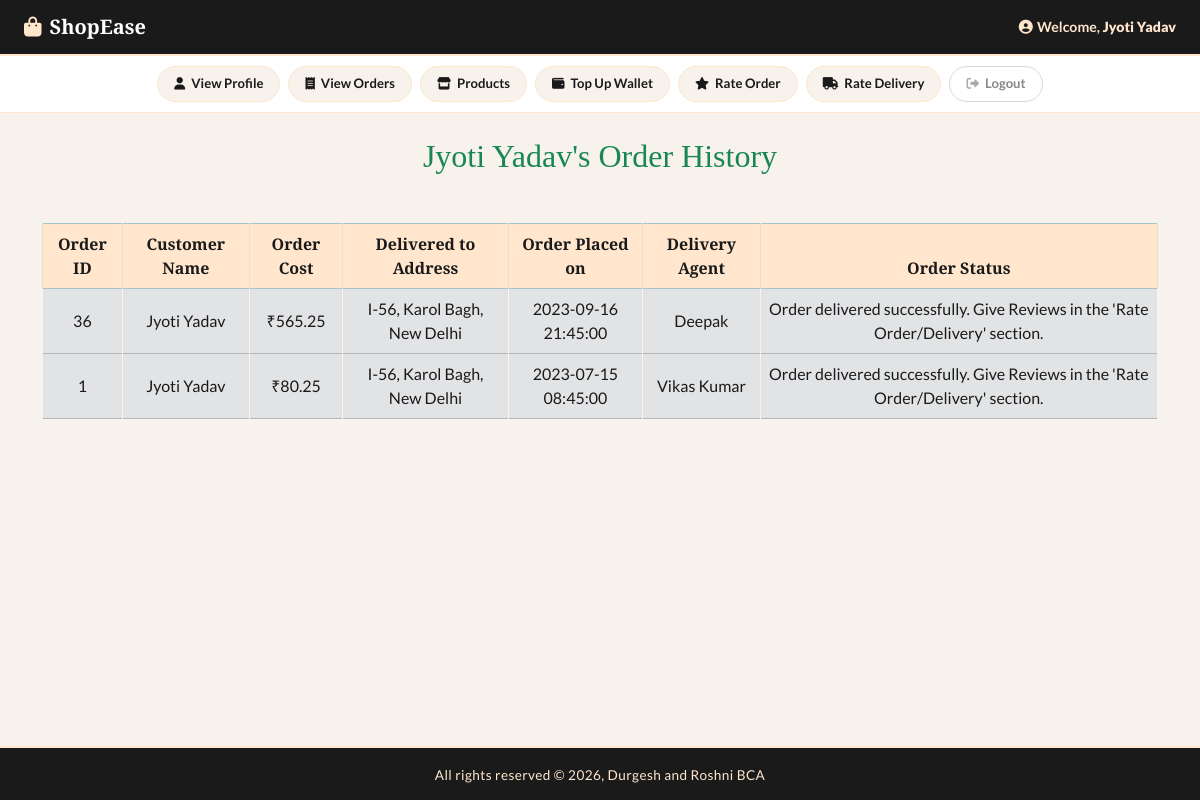
The app's page /customer_mode/profile_page.php?customer_id=1&view_orders with its own data.
### tables this page shows
CREATE TABLE IF NOT EXISTS customer (
        customerID INT AUTO_INCREMENT PRIMARY KEY, 
    first_name VARCHAR(50) NOT NULL,  
    last_name VARCHAR(50),
    address_street VARCHAR(100) NOT NULL,  
        address_city VARCHAR(50) NOT NULL,
        address_state VARCHAR(50) NOT NULL,
    pincode INT NOT NULL,
    phone_no BIGINT UNIQUE NOT NULL,  
    email VARCHAR(100) UNIQUE NOT NULL,
    password VARCHAR(50) NOT NULL,
    dob DATE NOT NULL,
    age INT DEFAULT 0,  
    gender VARCHAR(10)
);

CREATE TABLE IF NOT EXISTS `order` (
        orderID INT AUTO_INCREMENT PRIMARY KEY,
    status VARCHAR(20) NOT NULL DEFAULT "Confirmed",  
    total_price DECIMAL(10, 2) NOT NULL,
    time TIMESTAMP NOT NULL DEFAULT CURRENT_TIMESTAMP,
    location VARCHAR(255) NOT NULL,
    agentPayment INT NOT NULL DEFAULT 50,
    customerID INT NOT NULL,
    agentID INT NOT NULL,
    FOREIGN KEY (customerID) REFERENCES customer(customerID),  
    FOREIGN KEY (agentID) REFERENCES deliveryAgent(agentID)  
);

CREATE TABLE IF NOT EXISTS deliveryAgent (
        agentID INT AUTO_INCREMENT PRIMARY KEY,
    first_name VARCHAR(50) NOT NULL,
    last_name VARCHAR(50),
    availabilityStatus VARCHAR(20) NOT NULL DEFAULT "Offline",  
    phone_no BIGINT UNIQUE NOT NULL,  
    email VARCHAR(100) UNIQUE NOT NULL,
    password VARCHAR(50) NOT NULL,
    dob DATE NOT NULL,
    age INT DEFAULT 0  
);

### customer_mode/view_orders.php (the view, shortened to what this page needs)
<?php
$fetch_orders = "SELECT * FROM `order` WHERE customerID = $cust_id ORDER BY orderID DESC;";
$result_fetch = mysqli_query($con, $fetch_orders);
$num_of_rows = mysqli_num_rows($result_fetch);
if ($num_of_rows == 0) {
    echo "<h2 class='text-center text-danger'> You have not placed any order till now! </h2>";
} else {
    ?>
    <h2 class="text-center text-success">
        <?php echo "$cust_name's Order History"; ?>
    </h2>
    <table class="table table-bordered mt-5">
        <thead class="table-info text-center text-white">
            <tr>
                <th>Order ID</th>
                <th>Customer Name</th>
                <th>Order Cost</th>
                <th>Delivered to Address</th>
                <th>Order Placed on</th>
                <th>Delivery Agent</th>
                <th>Order Status</th>
            </tr>
        </thead>
        <tbody class="table-secondary text-white">
            <?php
            while ($fetch_row = mysqli_fetch_assoc($result_fetch)) {
                $order_id = $fetch_row["orderID"];
                $order_location = $fetch_row["location"];
                $order_price = $fetch_row["total_price"];
                $order_time = $fetch_row["time"];
                $order_custID = $fetch_row["customerID"];
                $order_status = $fetch_row["status"];
                $order_agentID = $fetch_row["agentID"];
                if ($order_status == "Confirmed") {
                    $current_status = "Order placed successfully. Your order is being packed!";
                } else if ($order_status == "Packed and Shipped") {
                    $current_status = "Order has been shipped. Agent is on the way to delivery your order.";
                } else if ($order_status == "Delivered") {
                    $current_status = "Order delivered successfully. Give Reviews in the 'Rate Order/Delivery' section.";
                }
                ?>
                <tr class='text-center align-middle'>
                    <td>
                        <?php echo $order_id; ?>
                    </td>
                    <td>
                        <?php
                        $get_cust = "SELECT * FROM customer WHERE customerID = $order_custID;";
                        $result_get = mysqli_query($con, $get_cust);
                        $row_cust = mysqli_fetch_assoc($result_get);
                        $cust_fname = $row_cust['first_name'];
                        $cust_lname = $row_cust['last_name'];
                        if ($cust_lname === null) {
                            $cust_name = $cust_fname;
                        } else {
                            $cust_name = $cust_fname . ' ' . $cust_lname;
                        }
                        echo $cust_name;
                        ?>
                    </td>
                    <td>
                        <?php echo "₹$order_price"; ?>
                    </td>
                    <td>
                        <?php echo $order_location; ?>
                    </td>
                    <td>
                        <?php echo $order_time; ?>
                    </td>
                    <td>
                        <?php
                        $get_agent = "SELECT * FROM deliveryAgent WHERE agentID = $order_agentID;";
                        $result_get = mysqli_query($con, $get_agent);
                        $row_agent = mysqli_fetch_assoc($result_get);
                        $agent_fname = $row_agent['first_name'];
                        $agent_lname = $row_agent['last_name'];
                        if ($agent_lname === null) {
                            $agent_name = $agent_fname;
                        } else {
                            $agent_name = $agent_fname . ' ' . $agent_lname;
                        }
                        echo "$agent_name";
                        ?>
                    </td>
                    <td>
                        <?php echo $current_status; ?>
                    </td>
                </tr>
                <?php
            }
            ?>
        </tbody>
    </table>
    <?php
}
?>

### includes/customer_topnav.php (shortened to what this page needs)
<div class="app-topbar">
    <a href="index.php?customer_id=<?php echo $cust_id; ?>" class="brand">
        <i class="fas fa-shopping-bag"></i> ShopEase
    </a>
    <div class="topbar-right">
        <span class="welcome-text"><i class="fas fa-user-circle me-1"></i>Welcome, <strong><?php echo $cust_name; ?></strong></span>
    </div>
</div>
<div class="app-action-nav">
    <a href="profile_page.php?customer_id=<?php echo $cust_id; ?>" class="app-nav-btn">
        <i class="fas fa-user"></i> View Profile
    </a>
    <a href="view_orders.php?customer_id=<?php echo $cust_id; ?>" class="app-nav-btn">
        <i class="fas fa-receipt"></i> View Orders
    </a>
    <a href="index.php?customer_id=<?php echo $cust_id; ?>" class="app-nav-btn">
        <i class="fas fa-store"></i> Products
    </a>
    <a href="top_up.php?customer_id=<?php echo $cust_id; ?>" class="app-nav-btn">
        <i class="fas fa-wallet"></i> Top Up Wallet
    </a>
    <a href="rate_order.php?customer_id=<?php echo $cust_id; ?>" class="app-nav-btn">
        <i class="fas fa-star"></i> Rate Order
    </a>
    <a href="rate_delivery.php?customer_id=<?php echo $cust_id; ?>" class="app-nav-btn">
        <i class="fas fa-truck"></i> Rate Delivery
    </a>
    <a href="../start.php" class="app-nav-btn logout-btn">
        <i class="fas fa-sign-out-alt"></i> Logout
    </a>
</div>

### style.css (style rules this page uses)
* { margin: 0; padding: 0; box-sizing: border-box; }
body { background-color: #F7F2EB; font-family: 'Lato', sans-serif; color: #1A1A1A; }
.app-topbar { background: #1A1A1A; border-bottom: 2px solid #FFE6CD; padding: 12px 24px; display: flex; align-items: center; justify-content: space-between; box-shadow: 0 2px 10px rgba(0,0,0,0.18); flex-wrap: wrap; gap: 10px; }
.app-topbar .brand { font-family: 'Playfair Display', serif; font-size: 1.25rem; font-weight: 700; color: #FFFFFF; text-decoration: none; display: flex; align-items: center; gap: 8px; }
.app-topbar .brand i { color: #FFE6CD; }
.app-topbar .topbar-right { display: flex; align-items: center; gap: 18px; font-size: 0.88rem; }
.app-topbar .welcome-text { color: #FFE6CD; font-size: 0.88rem; font-weight: 600; }
.app-action-nav { background: #FFFFFF; border-bottom: 1px solid #FFE6CD; padding: 10px 20px; display: flex; flex-wrap: wrap; gap: 8px; justify-content: center; align-items: center; }
.app-nav-btn { display: inline-flex; align-items: center; gap: 6px; padding: 7px 16px; border-radius: 20px; font-size: 0.82rem; font-weight: 600; color: #1A1A1A; background: #F7F2EB; border: 1.5px solid #FFE6CD; text-decoration: none; transition: all 0.2s ease; white-space: nowrap; cursor: pointer; }
.app-nav-btn i { font-size: 0.78rem; color: #1A1A1A; }
.app-nav-btn.logout-btn { background: #FFFFFF; border-color: #e0d8d0; color: #888; }
.app-nav-btn.logout-btn i { color: #aaa; }
h1, h2, h3 { font-family: 'Playfair Display', serif; color: #1A1A1A; }
table { background: #FFFFFF; }
.table th { background: #FFE6CD; color: #1A1A1A; font-family: 'Playfair Display', serif; border-color: #e8dfd5; }
.table td { border-color: #F7F2EB; color: #1A1A1A; }

### customer_mode/profile_page.php (style rules this page uses)
body { background: #F7F2EB; overflow-x: hidden; }

### includes/footer.php (style rules this page uses)
body { margin: 0; padding: 0; min-height: 100vh; position: relative; }

### records on screen
customer: cust_name "Jyoti Yadav"
order: orderID "36", customerID.last_name "Jyoti Yadav", total_price "565.25", location "I-56, Karol Bagh, New Delhi", time "2023-09-16 21:45:00", agentID.first_name "Deepak", status "Order delivered successfully. Give Reviews in the 'Rate Order/Delivery' section."
order: orderID "1", customerID.last_name "Jyoti Yadav", total_price "80.25", location "I-56, Karol Bagh, New Delhi", time "2023-07-15 08:45:00", agentID.last_name "Vikas Kumar", status "Order delivered successfully. Give Reviews in the 'Rate Order/Delivery' section."
